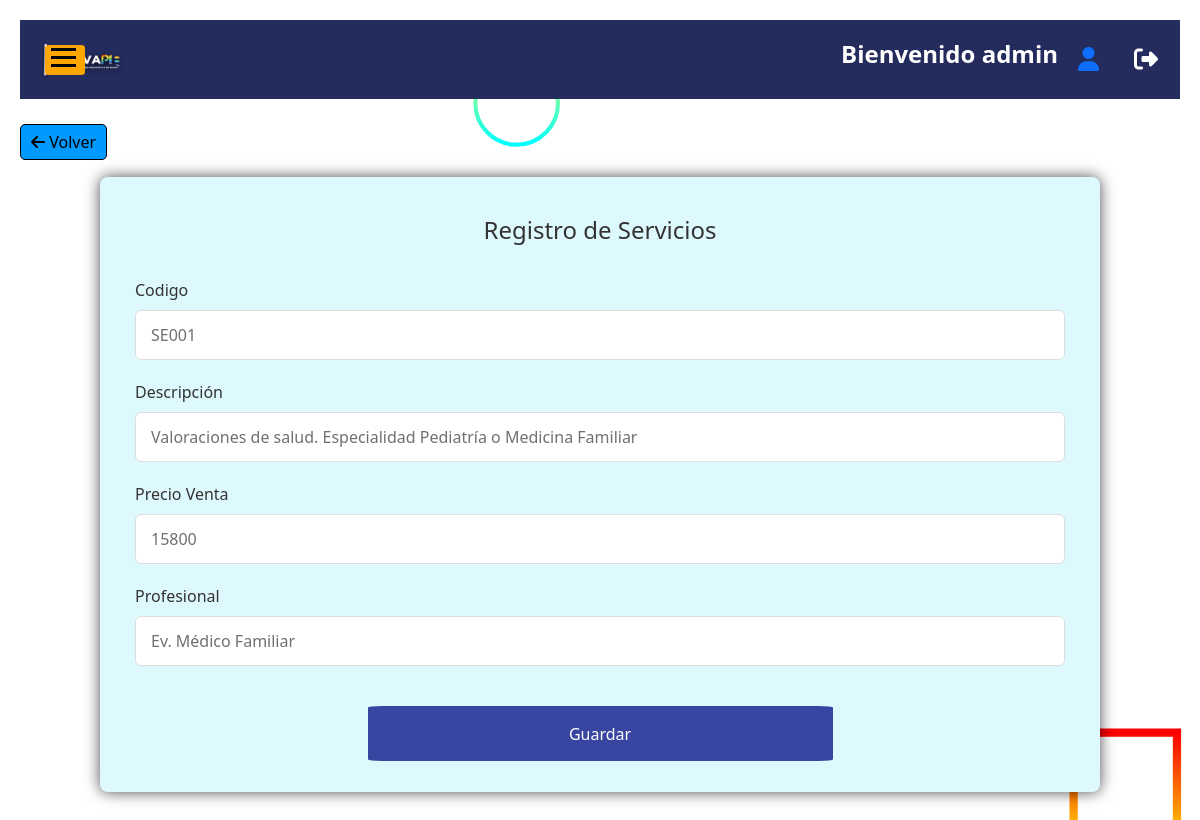
Screenshot of /servicio/editarservicio/1/ (signed in) with the database file from the repository.
### index/models.py (models this page shows)
class Servicio(models.Model):
    codigo = models.CharField(max_length=100)
    descripcion = models.CharField(max_length=1000)
    precio = models.IntegerField()
    profesional = models.CharField(max_length=100)

### servicio/views.py (the view)
# urls.py: path('editarservicio/<id>/', views.editarservicio, name="Editar Servicio"),
@login_required
@user_passes_test(lambda u: u.groups.filter(name='Administrador').exists())
def editarservicio(request, id):
    servicio = Servicio.objects.get(id=id)
    form = ServicioForm(instance=servicio)
    if request.method == "POST":
        form = ServicioForm(request.POST, request.FILES, instance=servicio)
        if form.is_valid():
            form.save()
            return redirect("Lista Servicio")
    data = {
        'form': form
    }
    return render(request, "servicio/editarservicio.html", data)

### index/forms.py
class ServicioForm(ModelForm):
    class Meta:
        model = Servicio
        fields = ('codigo','descripcion','precio','profesional')

### servicio/templates/servicio/editarservicio.html (shortened to what this page needs)
{% extends "index/base.html" %}
{% load static %}
{% block content %}
<head>
    <link href="{% static 'index/css/stylesregservicio.css' %}" rel="stylesheet">
</head>
<body>
    <a class="back-button" href="{% url 'Lista Servicio'%}"><i class="fas fa-arrow-left"></i> Volver</a>
    <div class="contenidoreg">
        <section class="containeres">
            <header>Registro de Servicios</header>
            <form action="" method="POST" class="form">
                <div class="input-box">
                    <label>Codigo</label>
                    {{ form.codigo }}
                </div>
                <div class="input-box">
                    <label>Descripción</label>
                    {{ form.descripcion }}
                </div>
                <div class="input-box">
                    <label>Precio Venta</label>
                    {{ form.precio }}
                </div>
                <div class="input-box">
                    <label>Profesional</label>
                    {{ form.profesional }}
                </div>
                <div class="button-container">
                    <button type="submit" >Guardar</button>
                </div>
            </form>
        </section>
    </div>
</body>
{% endblock %}

### index/templates/index/base.html (shortened to what this page needs)
<!DOCTYPE html>
<html>
<head>
    {% load static %}
    <link rel="stylesheet" href="{% static 'index/css/bootstrap.min.css' %}">
    <link href="{% static 'index/css/styles.css' %}" rel="stylesheet">
</head>
<body>
    <div id="content" class="content">
        <header class="header">
            <div class="container">
                <div class="row align-items-center">
                    <div class="col-md-6">
                        <div class="logo">
                            <a title="InnovaPIE" href="{% url 'home' %}">
                                <img src="{% static 'index/img/main_logo.png' %}" alt="InnovaPIE" />
                            </a>
                        </div>
                    </div>
                    <div class="col-md-6">
                        <div class="header-info">
                            <h1 class="title">Bienvenido {{ user.username }}</h1>
                            <div class="user-icon">
                                <a href="{% url 'perfilusuario' %}" title="Perfil del usuario">
                                    <i class="fas fa-user"></i>
                                </a>
                            </div>
                            <div class="logout-icon">
                                <a href="{% url 'logout' %}" title="Cerrar sesión">
                                    <i class="fas fa-sign-out-alt"></i>
                                </a>
                            </div>
                        </div>
                    </div>
                </div>
            </div>
        </header>
        {% block content %}
        {% endblock %}
    </div>
    <button id="toggle-button" class="toggle-button" onclick="toggleNavbar()">
        <span></span>
        <span></span>
        <span></span>
    </button>
</body>
</html>

### index/static/index/css/styles.css (style rules this page uses)
.header { background-color: #242c5e; padding: 20px 0; }
.logo img { width: 100px; height: auto; }
.title { color: #fff; font-size: 24px; font-weight: bold; margin-bottom: 10px; }
body { overflow-x: hidden; }
.content { padding: 20px; transition: margin-left 0.3s ease; }
.toggle-button { position: fixed; top: 45px; left: 45px; z-index: 200; width: 40px; height: 30px; background-color: rgb(255, 166, 0);; border: none; border-radius: 10%; cursor: pointer; }
.toggle-button span { display: block; width: 25px; height: 3px; background-color: #000000; margin-bottom: 5px; transition: background-color 0.3s ease; }
.logout-icon { margin-left: 15px; font-size: 24px; }
.logout-icon a { color: #fff; }

### index/static/index/css/stylesregservicio.css (style rules this page uses)
body { background-color: linear-gradient(to right, #ffffff, #aaabb1 ,#b6b7c4); background-attachment: fixed; background-size: cover; padding-bottom: 50px; }
.contenidoreg { display: flex; justify-content: center; align-items: center; height: 100vh; padding-top: 50px; margin-top: -100px; }
.containeres { position: relative; max-width: 1000px; width: 100%; max-width: 1000px; height: 82%; background: #def9fd; padding: 35px; border-radius: 8px; box-shadow: 0 0 15px rgba(0, 0, 0, 0.7); }
.containeres header { font-size: 1.5rem; color: #333; font-weight: 500; text-align: center; }
.containeres .form { margin-top: 30px; }
.form .input-box { width: 100%; margin-top: 20px; }
.input-box label { color: #333; }
.form :where(.input-box input, .select-box) { position: relative; height: 50px; width: 100%; outline: none; font-size: 1rem; color: #707070; margin-top: 8px; border: 1px solid #ddd; border-radius: 6px; padding: 0 15px; }
.form button { height: 55px; width: 50%; color: #ffffff; font-size: 1rem; font-weight: 400; margin-top: 30px; border: none; cursor: pointer; transition: all 0.2s ease; background: #3846a1; border-radius: 3%; }
.button-container { display: flex; justify-content: center; margin-top: 10px; }
.back-button { display: inline-block; margin-right: 10px; padding: 5px 10px; background-color: #0099ff; color: #000000; border: 1px solid #000000; border-radius: 5px; text-decoration: none; font-size: 16px; transition: background-color 0.3s ease; margin-top: 25px; }

### index/templates/index/base.html (style rules this page uses)
.header-info { display: flex; align-items: center; justify-content: flex-end; gap: 20px; }
.user-icon { font-size: 24px; }

### rows the page displays
Servicio: codigo "SE001", descripcion "Valoraciones de salud. Especialidad Pediatría o Medicina Familiar", precio "15800", profesional "Ev. Médico Familiar"

### other values shown
{{ user.username }} "admin"
